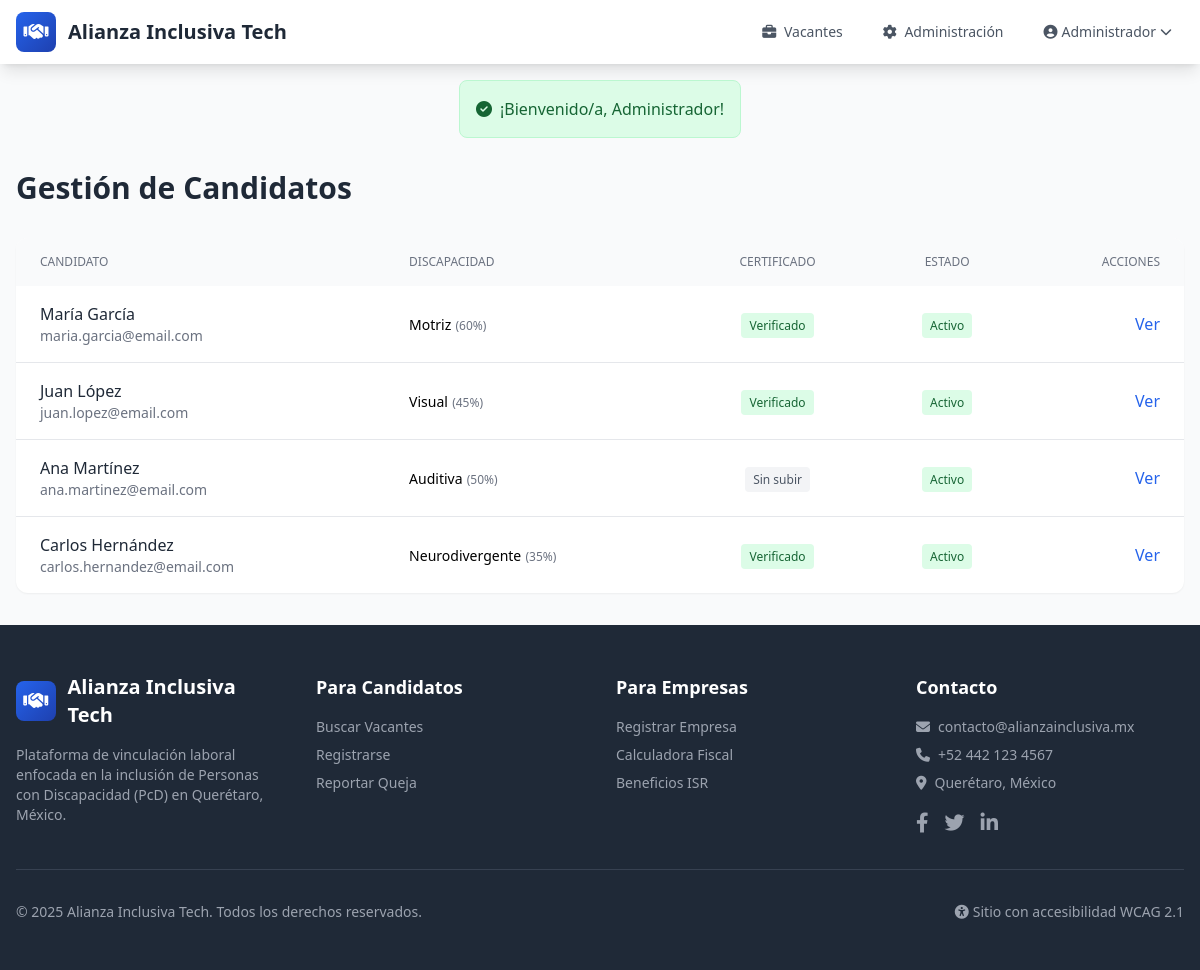
The page /admin/candidatos (signed in) on the database its author committed.
### tables this page shows
CREATE TABLE candidatos (
    id INT AUTO_INCREMENT PRIMARY KEY,
    usuario_id INT NOT NULL,
    nombre VARCHAR(100) NOT NULL,
    apellido_paterno VARCHAR(100) NOT NULL,
    apellido_materno VARCHAR(100) NULL,
    fecha_nacimiento DATE NOT NULL,
    curp VARCHAR(18) NULL,
    rfc VARCHAR(13) NULL,
    telefono VARCHAR(20) NULL,
    direccion TEXT NULL,
    colonia VARCHAR(150) NULL,
    municipio VARCHAR(100) DEFAULT 'Querétaro',
    estado VARCHAR(100) DEFAULT 'Querétaro',
    codigo_postal VARCHAR(10) NULL,
    tipo_discapacidad ENUM('motriz', 'visual', 'auditiva', 'neurodivergente', 'multiple', 'otra') NOT NULL,
    descripcion_discapacidad TEXT NULL,
    porcentaje_discapacidad INT DEFAULT 0,
    certificado_discapacidad VARCHAR(255) NULL,
    certificado_verificado TINYINT(1) DEFAULT 0,
    fecha_verificacion DATETIME NULL,
    dispositivos_apoyo TEXT NULL COMMENT 'JSON array de dispositivos requeridos',
    necesidades_accesibilidad TEXT NULL COMMENT 'JSON array de necesidades',
    nivel_estudios ENUM('primaria', 'secundaria', 'preparatoria', 'tecnico', 'licenciatura', 'posgrado') NULL,
    experiencia_anos INT DEFAULT 0,
    habilidades TEXT NULL,
    curriculum_pdf VARCHAR(255) NULL,
    disponibilidad ENUM('inmediata', '15_dias', '1_mes', 'otro') DEFAULT 'inmediata',
    expectativa_salarial DECIMAL(10,2) NULL,
    foto VARCHAR(255) NULL,
    activo_busqueda TINYINT(1) DEFAULT 1,
    fecha_creacion DATETIME DEFAULT CURRENT_TIMESTAMP,
    fecha_actualizacion DATETIME DEFAULT CURRENT_TIMESTAMP ON UPDATE CURRENT_TIMESTAMP,
    FOREIGN KEY (usuario_id) REFERENCES usuarios(id) ON DELETE CASCADE,
    INDEX idx_tipo_discapacidad (tipo_discapacidad),
    INDEX idx_municipio (municipio),
    INDEX idx_activo_busqueda (activo_busqueda)
);

CREATE TABLE usuarios (
    id INT AUTO_INCREMENT PRIMARY KEY,
    email VARCHAR(255) NOT NULL UNIQUE,
    password VARCHAR(255) NOT NULL,
    tipo ENUM('empresa', 'candidato', 'admin') NOT NULL,
    activo TINYINT(1) DEFAULT 1,
    email_verificado TINYINT(1) DEFAULT 0,
    token_recuperacion VARCHAR(255) NULL,
    fecha_creacion DATETIME DEFAULT CURRENT_TIMESTAMP,
    fecha_actualizacion DATETIME DEFAULT CURRENT_TIMESTAMP ON UPDATE CURRENT_TIMESTAMP,
    INDEX idx_email (email),
    INDEX idx_tipo (tipo)
);

### app/controllers/BaseController.php (called while the page is built, shortened)
<?php
class BaseController {
    public function __construct() {
        try {
            $this->db = Database::getInstance()->getConnection();
        } catch (Exception $e) {
            $this->db = null;
        }
    }
    protected function view($view, $data = []) {
        extract($data);
        require_once VIEWS_PATH . '/layouts/header.php';
        require_once VIEWS_PATH . '/' . $view . '.php';
        require_once VIEWS_PATH . '/layouts/footer.php';
    }
}

### app/controllers/AdminController.php (called while the page is built, shortened)
<?php
class AdminController extends BaseController {
    public function candidatos() {
        $stmt = $this->db->query("
            SELECT c.*, u.email, u.activo as usuario_activo
            FROM candidatos c
            JOIN usuarios u ON c.usuario_id = u.id
            ORDER BY c.fecha_creacion DESC
        ");
        $candidatos = $stmt->fetchAll();
        $this->view('admin/candidatos', ['candidatos' => $candidatos]);
    }
}

### app/config/router.php (called while the page is built, shortened)
<?php
class Router {
    private $routes = [];
    public function get($pattern, $callback) {
        $this->routes['GET'][$pattern] = $callback;
    }
    public function post($pattern, $callback) {
        $this->routes['POST'][$pattern] = $callback;
    }
    public function dispatch() {
        $method = $_SERVER['REQUEST_METHOD'];
        $uri = $this->getUri();
        if (isset($this->routes[$method])) {
            foreach ($this->routes[$method] as $pattern => $callback) {
                $pattern = preg_replace('/\{([a-zA-Z0-9_]+)\}/', '(?P<$1>[^/]+)', $pattern);
                $pattern = '#^' . $pattern . '$#';
                if (preg_match($pattern, $uri, $matches)) {
                    $params = array_filter($matches, function($key) {
                        return !is_numeric($key);
                    }, ARRAY_FILTER_USE_KEY);
                    return $this->executeCallback($callback, $params);
                }
            }
        }
    }
    private function getUri() {
        $uri = $_SERVER['REQUEST_URI'];
        $uri = '/' . ltrim($uri, '/');
        if ($uri !== '/') {
            $uri = rtrim($uri, '/');
        }
        return $uri;
    }
    private function executeCallback($callback, $params = []) {
        if (is_array($callback)) {
            $controller = $callback[0];
            $method = $callback[1];
            if (is_string($controller)) {
                $controller = new $controller();
            }
            return call_user_func_array([$controller, $method], $params);
        }
        return call_user_func_array($callback, $params);
    }
}

### index.php (called while the page is built, shortened)
<?php
require_once BASE_PATH . '/app/config/database.php';
require_once BASE_PATH . '/app/config/router.php';
require_once BASE_PATH . '/app/controllers/BaseController.php';
require_once BASE_PATH . '/app/controllers/AdminController.php';
$router = new Router();
$router->get('/', ['HomeController', 'index']);
$router->get('/vacantes', ['VacanteController', 'listar']);
$router->get('/vacante/{slug}', ['VacanteController', 'ver']);
$router->get('/login', ['AuthController', 'loginForm']);
$router->post('/login', ['AuthController', 'login']);
$router->get('/registro', ['AuthController', 'registroForm']);
$router->get('/registro/empresa', ['AuthController', 'registroEmpresaForm']);
$router->post('/registro/empresa', ['AuthController', 'registroEmpresa']);
$router->get('/registro/candidato', ['AuthController', 'registroCandidatoForm']);
$router->post('/registro/candidato', ['AuthController', 'registroCandidato']);
$router->get('/logout', ['AuthController', 'logout']);
$router->get('/recuperar', ['AuthController', 'recuperarForm']);
$router->post('/recuperar', ['AuthController', 'recuperar']);
$router->get('/empresa/dashboard', ['EmpresaController', 'dashboard']);
$router->get('/empresa/perfil', ['EmpresaController', 'perfil']);
$router->post('/empresa/perfil', ['EmpresaController', 'actualizarPerfil']);
$router->get('/empresa/vacantes', ['EmpresaController', 'misVacantes']);
$router->get('/empresa/vacante/nueva', ['EmpresaController', 'nuevaVacante']);
$router->post('/empresa/vacante/nueva', ['EmpresaController', 'guardarVacante']);
$router->get('/empresa/vacante/{id}/editar', ['EmpresaController', 'editarVacante']);
$router->post('/empresa/vacante/{id}/editar', ['EmpresaController', 'actualizarVacante']);
$router->get('/empresa/vacante/{id}/postulaciones', ['EmpresaController', 'verPostulaciones']);
$router->post('/empresa/postulacion/{id}/estado', ['EmpresaController', 'cambiarEstadoPostulacion']);
$router->get('/empresa/contrataciones', ['EmpresaController', 'contrataciones']);
$router->get('/empresa/contratacion/nueva', ['EmpresaController', 'nuevaContratacion']);
$router->post('/empresa/contratacion/nueva', ['EmpresaController', 'guardarContratacion']);
$router->get('/candidato/dashboard', ['CandidatoController', 'dashboard']);
$router->get('/candidato/perfil', ['CandidatoController', 'perfil']);
$router->post('/candidato/perfil', ['CandidatoController', 'actualizarPerfil']);
$router->get('/candidato/postulaciones', ['CandidatoController', 'misPostulaciones']);
$router->post('/vacante/{id}/postular', ['CandidatoController', 'postular']);
$router->get('/candidato/vacantes-compatibles', ['CandidatoController', 'vacantesCompatibles']);
$router->get('/fiscal/calculadora', ['FiscalController', 'calculadora']);
$router->post('/fiscal/calcular', ['FiscalController', 'calcular']);
$router->get('/fiscal/reporte', ['FiscalController', 'reporte']);
$router->get('/fiscal/reporte/pdf', ['FiscalController', 'generarPDF']);
$router->get('/admin/dashboard', ['AdminController', 'dashboard']);
$router->get('/admin/candidatos', ['AdminController', 'candidatos']);
$router->get('/admin/candidato/{id}', ['AdminController', 'verCandidato']);
$router->post('/admin/candidato/{id}/verificar', ['AdminController', 'verificarCertificado']);
$router->get('/admin/empresas', ['AdminController', 'empresas']);
$router->post('/admin/empresa/{id}/verificar', ['AdminController', 'verificarEmpresa']);
$router->get('/admin/vacantes', ['AdminController', 'vacantes']);
$router->post('/admin/vacante/{id}/estado', ['AdminController', 'cambiarEstadoVacante']);
$router->get('/admin/quejas', ['AdminController', 'quejas']);
$router->get('/admin/queja/{id}', ['AdminController', 'verQueja']);
$router->post('/admin/queja/{id}/estado', ['AdminController', 'cambiarEstadoQueja']);
$router->get('/admin/reportes', ['AdminController', 'reportes']);
$router->get('/queja/nueva', ['AdminController', 'nuevaQueja']);
$router->post('/queja/nueva', ['AdminController', 'guardarQueja']);
$router->get('/admin/configuraciones', ['ConfigController', 'index']);
$router->post('/admin/configuraciones', ['ConfigController', 'guardar']);
$router->notFound(function() {
    require_once VIEWS_PATH . '/layouts/header.php';
    echo '<div class="container mx-auto px-4 py-16 text-center">';
    echo '<h1 class="text-6xl font-bold text-gray-300 mb-4">404</h1>';
    echo '<p class="text-xl text-gray-600 mb-8">Página no encontrada</p>';
    echo '<a href="' . BASE_URL . '" class="bg-blue-600 text-white px-6 py-3 rounded-lg hover:bg-blue-700 transition">Volver al inicio</a>';
    echo '</div>';
    require_once VIEWS_PATH . '/layouts/footer.php';
});
$router->dispatch();

### app/config/database.php (called while the page is built, shortened)
<?php
class Database {
    private static $instance = null;
    private $connection;
    private function __construct() {
        try {
            $dsn = "mysql:host=" . DB_HOST . ";dbname=" . DB_NAME . ";charset=" . DB_CHARSET;
            $options = [
                PDO::ATTR_ERRMODE => PDO::ERRMODE_EXCEPTION,
                PDO::ATTR_DEFAULT_FETCH_MODE => PDO::FETCH_ASSOC,
                PDO::ATTR_EMULATE_PREPARES => false,
            ];
            $this->connection = new PDO($dsn, DB_USER, DB_PASS, $options);
        } catch (PDOException $e) {
            if (defined('ENVIRONMENT') && ENVIRONMENT === 'development') {
                error_log("Error de conexión DB: " . $e->getMessage());
            } else {
                error_log("Error de conexión DB - Código: " . $e->getCode());
            }
            throw new Exception("Error de conexión a la base de datos");
        }
    }
    public static function getInstance() {
        if (self::$instance === null) {
            self::$instance = new self();
        }
        return self::$instance;
    }
    public function getConnection() {
        return $this->connection;
    }
}

### app/views/admin/candidatos.php (the view, shortened to what this page needs)
<div class="py-8 px-4">
    <div class="max-w-7xl mx-auto">
        <h1 class="text-3xl font-bold text-gray-800 mb-8">Gestión de Candidatos</h1>
        <div class="bg-white rounded-xl shadow-sm overflow-hidden">
            <table class="w-full">
                <thead class="bg-gray-50">
                    <tr>
                        <th class="px-6 py-4 text-left text-xs font-medium text-gray-500 uppercase">Candidato</th>
                        <th class="px-6 py-4 text-left text-xs font-medium text-gray-500 uppercase">Discapacidad</th>
                        <th class="px-6 py-4 text-center text-xs font-medium text-gray-500 uppercase">Certificado</th>
                        <th class="px-6 py-4 text-center text-xs font-medium text-gray-500 uppercase">Estado</th>
                        <th class="px-6 py-4 text-right text-xs font-medium text-gray-500 uppercase">Acciones</th>
                    </tr>
                </thead>
                <tbody class="divide-y">
                    <?php foreach ($candidatos as $c): ?>
                    <tr class="hover:bg-gray-50">
                        <td class="px-6 py-4">
                            <div>
                                <p class="font-medium text-gray-800"><?= htmlspecialchars($c['nombre'] . ' ' . $c['apellido_paterno']) ?></p>
                                <p class="text-sm text-gray-500"><?= htmlspecialchars($c['email']) ?></p>
                            </div>
                        </td>
                        <td class="px-6 py-4">
                            <span class="text-sm"><?= ucfirst($c['tipo_discapacidad']) ?></span>
                            <span class="text-xs text-gray-500">(<?= $c['porcentaje_discapacidad'] ?>%)</span>
                        </td>
                        <td class="px-6 py-4 text-center">
                            <?php if ($c['certificado_verificado']): ?>
                            <span class="bg-green-100 text-green-800 px-2 py-1 rounded text-xs font-medium">Verificado</span>
                            <?php elseif ($c['certificado_discapacidad']): ?>
                            <span class="bg-yellow-100 text-yellow-800 px-2 py-1 rounded text-xs font-medium">Pendiente</span>
                            <?php else: ?>
                            <span class="bg-gray-100 text-gray-600 px-2 py-1 rounded text-xs font-medium">Sin subir</span>
                            <?php endif; ?>
                        </td>
                        <td class="px-6 py-4 text-center">
                            <?php if ($c['usuario_activo']): ?>
                            <span class="bg-green-100 text-green-800 px-2 py-1 rounded text-xs font-medium">Activo</span>
                            <?php else: ?>
                            <span class="bg-red-100 text-red-800 px-2 py-1 rounded text-xs font-medium">Inactivo</span>
                            <?php endif; ?>
                        </td>
                        <td class="px-6 py-4 text-right">
                            <a href="<?= BASE_URL ?>/admin/candidato/<?= $c['id'] ?>" class="text-primary hover:underline">Ver</a>
                        </td>
                    </tr>
                    <?php endforeach; ?>
                </tbody>
            </table>
        </div>
    </div>
</div>

### rows shown on the page
candidatos: nombre+apellido_paterno "María García", usuario.email "maria.garcia@email.com", tipo_discapacidad "Motriz", porcentaje_discapacidad "60", certificado_verificado "Verificado"
candidatos: nombre+apellido_paterno "Juan López", usuario.email "juan.lopez@email.com", tipo_discapacidad "Visual", porcentaje_discapacidad "45", certificado_verificado "Verificado"
candidatos: nombre+apellido_paterno "Ana Martínez", usuario.email "ana.martinez@email.com", tipo_discapacidad "Auditiva", porcentaje_discapacidad "50", certificado_verificado "Sin subir"
candidatos: nombre+apellido_paterno "Carlos Hernández", usuario.email "carlos.hernandez@email.com", tipo_discapacidad "Neurodivergente", porcentaje_discapacidad "35", certificado_verificado "Verificado"

### other values the page prints
$sitioNombre "Alianza Inclusiva Tech"
$user['nombre'] "Administrador"
$flash['mensaje'] "¡Bienvenido/a, Administrador!"
SITE_NAME "Alianza Inclusiva Tech"
SITE_CONTACT_EMAIL "contacto@alianzainclusiva.mx"
SITE_CONTACT_PHONE "+52 442 123 4567"
